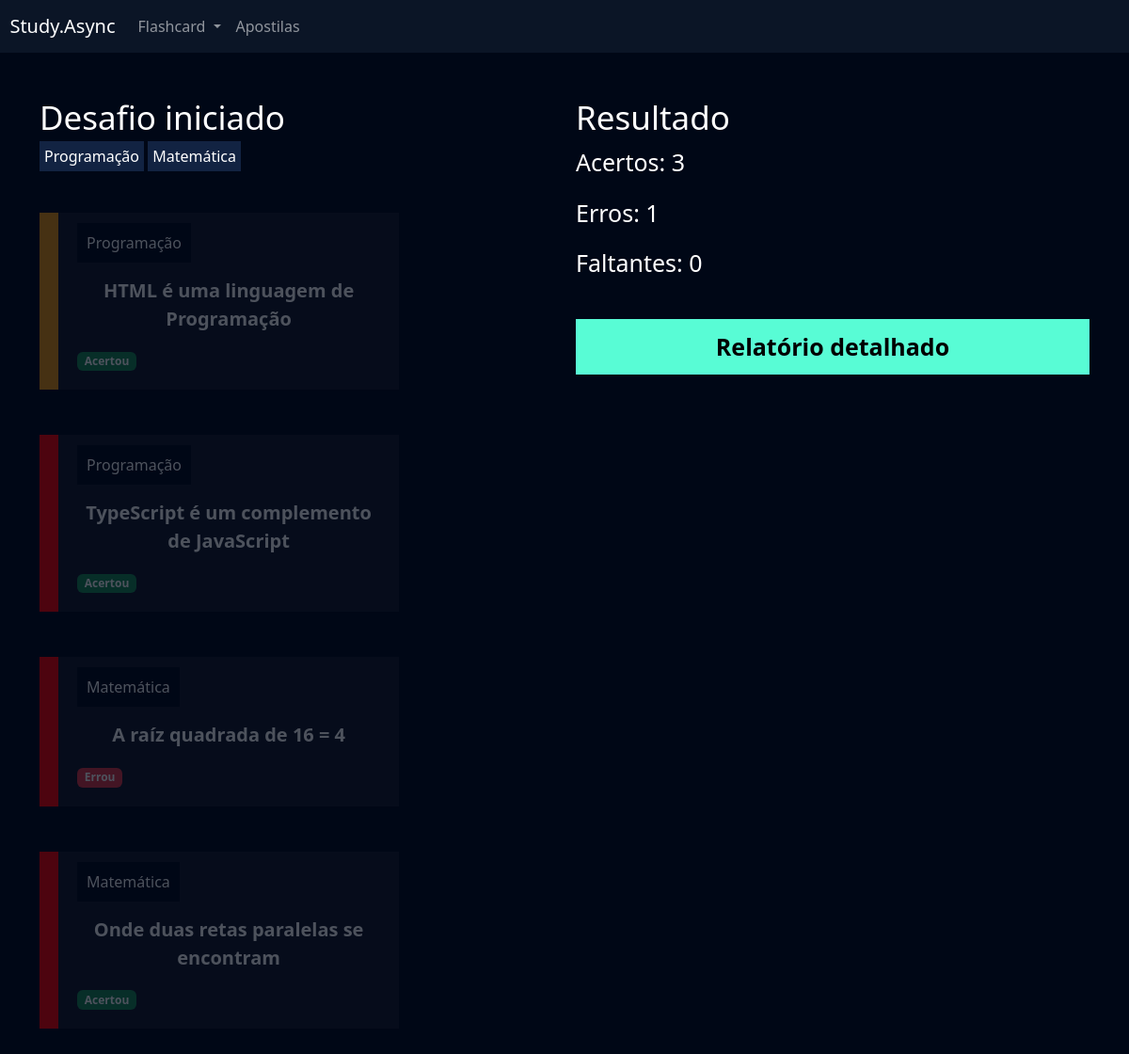
The app's page /flashcard/desafio/4 (signed in) with its own data.
### flashcard/models.py (models this page shows, shortened)
class FlashcardDesafio(models.Model):
    flashcard = models.ForeignKey(Flashcard, on_delete=models.DO_NOTHING)
    respondido = models.BooleanField(default=False)
    acertou = models.BooleanField(default=False)

class Flashcard(models.Model):
    DIFICULDADE_CHOICES = (('D', 'Difícil'), ('M', 'Médio'), ('F', 'Fácil'))
    user = models.ForeignKey(User, on_delete=models.DO_NOTHING)
    pergunta = models.CharField(max_length=100)
    resposta = models.TextField()
    categoria = models.ForeignKey(Categoria, on_delete=models.DO_NOTHING)
    dificuldade = models.CharField(max_length=1, choices=DIFICULDADE_CHOICES)
    @property
    def css_dificuldade(self):
        if self.dificuldade == "F":
            return "flashcard-facil"
        elif self.dificuldade == "M":
            return "flashcard-medio"
        elif self.dificuldade == "D":
            return "flashcard-dificil"

class Categoria(models.Model):
    nome = models.CharField(max_length=20)
    def __str__(self):
        return self.nome

### flashcard/views.py (the view)
# urls.py: path('desafio/<int:id>', views.desafio, name = 'desafio'),
def desafio(request, id):
    desafio = Desafio.objects.get(id=id)
    if not desafio.user == request.user:
        raise Http404('Invalid - You don\'t have permission to access this page.')
    if request.method == 'GET':
        acertos = desafio.flashcards.filter(respondido=True).filter(acertou=True).count()
        erros = desafio.flashcards.filter(respondido=True).filter(acertou=False).count()
        faltantes = desafio.flashcards.filter(respondido=False).count()
        return render(
            request,
            'desafio.html',
            {
                'desafio': desafio,
                'acertos': acertos,
                'erros': erros,
                'faltantes': faltantes,
            },
        )

### flashcard/templates/desafio.html (shortened to what this page needs)
{% extends "base.html" %}
{% load static %}
{% block 'cabecalho' %}
    <link href="{% static 'usuarios/css/cadastro.css' %}" rel="stylesheet">
    <link href="{% static 'flashcard/css/novo_flashcard.css' %}" rel="stylesheet">
    <link href="{% static 'flashcard/css/iniciar_desafio.css' %}" rel="stylesheet">
    <link href="{% static 'flashcard/css/desafio.css' %}" rel="stylesheet">
    <link href='https://unpkg.com/boxicons@2.1.4/css/boxicons.min.css' rel='stylesheet'>
{% endblock 'cabecalho' %}
{% block 'conteudo' %}
{% include "partials/header.html" %}
    <div class="container">
        <br>
        <br>
        <div class="row">
            <div class="col-md">
                <h3 class="fonte-secundaria" >Desafio iniciado</h3>
                <span class="badge-categoria">Programação</span>
                <span class="badge-categoria" >Matemática</span>
                <br>
                <br>
                <br>
                {% for flash in desafio.flashcards.all %}
                    <div class="box-new-flashcard {%if flash.respondido %}op2{%endif%}">
                        <div class="flashcard {{flash.flashcard.css_dificuldade}}">
                            <div class="flashcard-categoria">
                                {{flash.flashcard.categoria}}
                            </div>
                            <br>
                            <br>
                            <div class="flashcard-box-item" onclick="flip_card({{flash.id}})">
                                <p class="flashcard-item">{{flash.flashcard.pergunta}}</p>
                            </div>
                            {% if not flash.respondido %}
                            <div class="responder">
                                <a href="{% url 'responder_flashcard' flash.id %}?acertou=0&desafio_id={{desafio.id}}"><i class='bx bxs-x-square icone-vermelho'></i></a>
                                <a href="{% url 'responder_flashcard' flash.id %}?acertou=1&desafio_id={{desafio.id}}"><i class='bx bxs-check-square icone-verde' ></i></a>
                            </div>
                            {% else %}
                                {% if flash.acertou %}
                                <span class='badge bg-success'>Acertou</span>
                                {% else %}
                                <span class='badge bg-danger'>Errou</span>
                                {% endif %}
                            {% endif %}
                        </div>
                    </div>
                    <br>
                    <br>
                {% endfor %}
            </div>
            <div class="col-md">
                <h3 class="fonte-secundaria">Resultado</h3>
                <p class="fonte-p">Acertos: {{acertos}}</p>
                <p class="fonte-p">Erros: {{erros}}</p>
                <p class="fonte-p">Faltantes: {{faltantes}}</p>
                <br>
                <a class="btn-cadastro btn-desafio" href="{% url 'relatorio' desafio.id %}">Relatório detalhado</a>
            </div>
        </div>
    </div>
{% endblock 'conteudo' %}

### templates/static/geral/css/base.css (style rules this page uses)
:root { --main-color: #0b1526; --dark-color: #000716; --secondary-dark-color: rgb(15, 2, 26); --light-color: #00c1f3; --contrast-color: #f4c96b; --differential-color: #58fcd5; }
body { background-color: var(--dark-color) !important; color: white !important; }

### templates/static/usuarios/css/cadastro.css (style rules this page uses)
* { margin: 0; padding: 0; }
.btn-cadastro { padding: 10px; background-color: #58fcd5; border: none; border: 1px solid #58fcd5; font-size: 18px; font-weight: bold; padding-left: 25px; padding-right: 25px; }

### templates/static/flashcard/css/novo_flashcard.css (style rules this page uses)
.box-new-flashcard { width: 70%; margin: auto; }
.flashcard { background-color: rgba(255, 255, 255, .08); padding: 20px; }
.flashcard-box-item { text-align: center; }
.flashcard p { font-size: 20px; font-weight: bold; cursor: pointer; }
.flashcard-medio { border-left: 20px solid #E8910E; }
.flashcard-dificil { border-left: 20px solid #FE0000; }
.flashcard-categoria { background-color: var(--dark-color); display: inline; padding: 10px; }

### templates/static/flashcard/css/iniciar_desafio.css (style rules this page uses)
.fonte-secundaria { font-size: 35px; }

### templates/static/flashcard/css/desafio.css (style rules this page uses)
.badge-categoria { padding: 5px; background-color: #122342; }
.box-new-flashcard { margin: 0; }
.op2 { opacity: .3; }
.fonte-p { font-size: 25px; }
.btn-desafio { width: 100% !important; color: black; text-decoration: none; display: block; text-align: center; font-size: 25px; }

### records on screen
FlashcardDesafio: flashcard.categoria "Programação", flashcard.pergunta "HTML é uma linguagem de Programação", respondido "Acertou"
FlashcardDesafio: flashcard.categoria "Programação", flashcard.pergunta "TypeScript é um complemento de JavaScript", respondido "Acertou"
FlashcardDesafio: flashcard.categoria "Matemática", flashcard.pergunta "A raíz quadrada de 16 = 4", respondido "Errou"
FlashcardDesafio: flashcard.categoria "Matemática", flashcard.pergunta "Onde duas retas paralelas se encontram", respondido "Acertou"

### other values on screen
{{ acertos }} "3"
{{ erros }} "1"
{{ faltantes }} "0"
